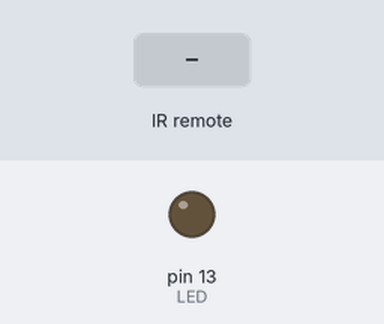
Simulated run of this sketch. Board: Arduino Uno, built with avr-gcc and run on an emulated ATmega328P. Shown: output pins drawn as LEDs (lit = HIGH). Dashed ring = blinking. Inputs (shaded band) come from the test bench.

Above: at 1.2 s.
1.3 s: infrared code 0xFFA25D received
At 1.55 s:
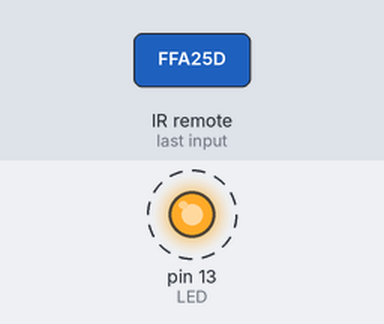
Timing chart, 0 to 10.3 s (numbered marks = the images above; inputs shaded):
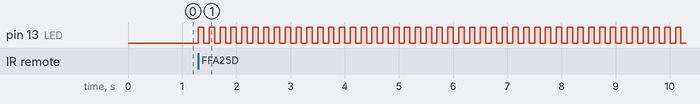

Measured:
- after the input at 1.3 s, pin 13 (LED): alternates HIGH for 0.10 s and LOW for 0.10 s, starting at once

The sketch:

Test_LED.ino
```cpp
/*
 Some Sample code of how to use your IR remote

 * Lets get started:

 The IR sensor's pins are attached to Arduino as so:
 Pin 1 to Vout (pin 11 on Arduino)
 Pin 2 to GND
 Pin 3 to Vcc (+5v from Arduino)

*/

#include <IRremote.h>

int IRpin = 11;  // pin for the IR sensor
int LED = 13;    // LED pin
IRrecv irrecv(IRpin);
decode_results results;

boolean LEDon = true; // initializing LEDon as true

void setup()
{
  Serial.begin(9600);
  irrecv.enableIRIn(); // Start the receiver
  pinMode(LED, OUTPUT);
}

void loop()
{

  if (irrecv.decode(&results))
    {

      irrecv.resume();   // Receive the next value
    }

   if (results.value == 16753245)  // this is where you put in your IR remote button #
     {
       if (LEDon == true)   // is LEDon equal to true?
         {
           LEDon = false;
           digitalWrite(LED, HIGH);
           delay(100);      // keeps the transistion smooth

         }

        else
          {
            LEDon = true;
            digitalWrite(LED, LOW);
            delay(100);

          }

     }


}
```
